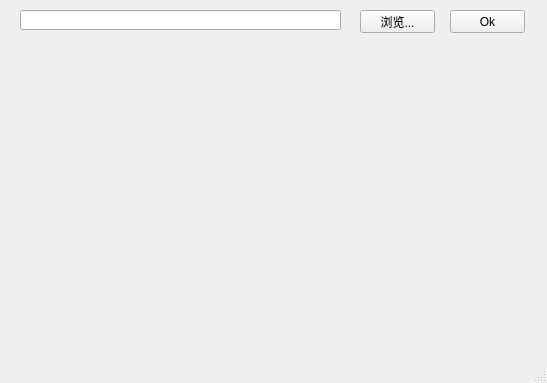
<?xml version="1.0" encoding="UTF-8"?>
<ui version="4.0">
 <class>CodeStatisticsWindow</class>
 <widget class="QMainWindow" name="CodeStatisticsWindow">
  <property name="geometry">
   <rect>
    <x>0</x>
    <y>0</y>
    <width>547</width>
    <height>383</height>
   </rect>
  </property>
  <property name="windowTitle">
   <string>MainWindow</string>
  </property>
  <widget class="QWidget" name="centralwidget">
   <widget class="QLineEdit" name="lineEditDir">
    <property name="geometry">
     <rect>
      <x>20</x>
      <y>10</y>
      <width>321</width>
      <height>20</height>
     </rect>
    </property>
   </widget>
   <widget class="QPushButton" name="pushButtonLookFor">
    <property name="geometry">
     <rect>
      <x>360</x>
      <y>10</y>
      <width>75</width>
      <height>23</height>
     </rect>
    </property>
    <property name="text">
     <string>浏览...</string>
    </property>
   </widget>
   <widget class="QPushButton" name="pushButtonOk">
    <property name="geometry">
     <rect>
      <x>450</x>
      <y>10</y>
      <width>75</width>
      <height>23</height>
     </rect>
    </property>
    <property name="text">
     <string>Ok</string>
    </property>
   </widget>
  </widget>
  <widget class="QMenuBar" name="menubar">
   <property name="geometry">
    <rect>
     <x>0</x>
     <y>0</y>
     <width>547</width>
     <height>23</height>
    </rect>
   </property>
  </widget>
  <widget class="QStatusBar" name="statusbar"/>
 </widget>
 <resources/>
 <connections/>
</ui>
